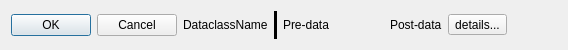
<?xml version="1.0" encoding="UTF-8"?>
<ui version="4.0">
 <class>Form</class>
 <widget class="QWidget" name="Form">
  <property name="geometry">
   <rect>
    <x>0</x>
    <y>0</y>
    <width>568</width>
    <height>50</height>
   </rect>
  </property>
  <property name="minimumSize">
   <size>
    <width>75</width>
    <height>50</height>
   </size>
  </property>
  <property name="windowTitle">
   <string>Form</string>
  </property>
  <layout class="QHBoxLayout" name="horizontalLayout">
   <item>
    <widget class="QDialogButtonBox" name="button_box">
     <property name="sizePolicy">
      <sizepolicy hsizetype="Maximum" vsizetype="Fixed">
       <horstretch>0</horstretch>
       <verstretch>0</verstretch>
      </sizepolicy>
     </property>
     <property name="standardButtons">
      <set>QDialogButtonBox::Cancel|QDialogButtonBox::Ok</set>
     </property>
    </widget>
   </item>
   <item>
    <layout class="QHBoxLayout" name="horizontalLayout_3">
     <item>
      <widget class="QLabel" name="dclass_label">
       <property name="text">
        <string>DataclassName</string>
       </property>
      </widget>
     </item>
     <item>
      <widget class="Line" name="line">
       <property name="frameShadow">
        <enum>QFrame::Plain</enum>
       </property>
       <property name="lineWidth">
        <number>3</number>
       </property>
       <property name="orientation">
        <enum>Qt::Vertical</enum>
       </property>
      </widget>
     </item>
     <item>
      <widget class="QLabel" name="pre_label">
       <property name="minimumSize">
        <size>
         <width>75</width>
         <height>0</height>
        </size>
       </property>
       <property name="text">
        <string>Pre-data</string>
       </property>
      </widget>
     </item>
     <item>
      <widget class="PyDMDrawingLine" name="arrow" native="true">
       <property name="minimumSize">
        <size>
         <width>20</width>
         <height>0</height>
        </size>
       </property>
       <property name="maximumSize">
        <size>
         <width>500</width>
         <height>16777215</height>
        </size>
       </property>
       <property name="toolTip">
        <string/>
       </property>
       <property name="arrowEndPoint" stdset="0">
        <bool>true</bool>
       </property>
      </widget>
     </item>
     <item>
      <widget class="QLabel" name="post_label">
       <property name="text">
        <string>Post-data</string>
       </property>
      </widget>
     </item>
    </layout>
   </item>
   <item>
    <widget class="QToolButton" name="details_button">
     <property name="text">
      <string>details...</string>
     </property>
     <property name="popupMode">
      <enum>QToolButton::InstantPopup</enum>
     </property>
    </widget>
   </item>
   <item>
    <spacer name="horizontal_spacer">
     <property name="orientation">
      <enum>Qt::Horizontal</enum>
     </property>
     <property name="sizeType">
      <enum>QSizePolicy::Expanding</enum>
     </property>
     <property name="sizeHint" stdset="0">
      <size>
       <width>150</width>
       <height>20</height>
      </size>
     </property>
    </spacer>
   </item>
  </layout>
 </widget>
 <customwidgets>
  <customwidget>
   <class>PyDMDrawingLine</class>
   <extends>QWidget</extends>
   <header>pydm.widgets.drawing</header>
  </customwidget>
 </customwidgets>
 <resources/>
 <connections/>
</ui>
